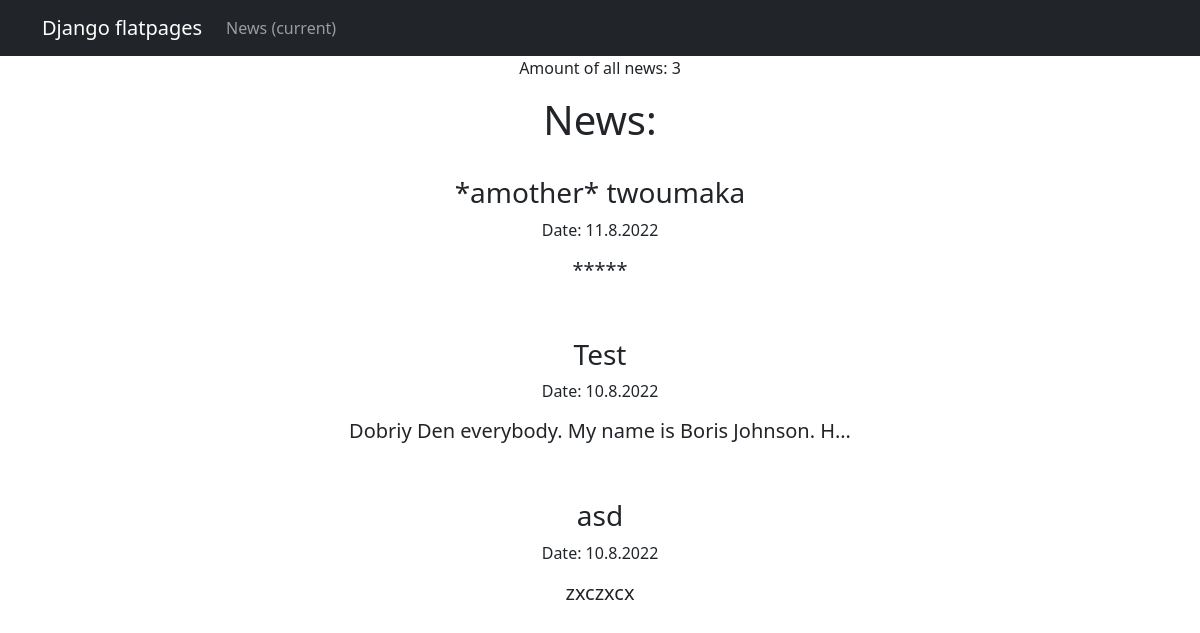
/posts/, run on the app's committed database.
### news/models.py (models this page shows, shortened)
class Post(models.Model):
    news = 'NE'
    article = 'AR'
    NEWS_OR_ARTICLE = [
        (news, 'News'),
        (article, 'Article')
    ]
    author = models.ForeignKey(Author, on_delete=models.CASCADE, default=news)
    n_or_a = models.CharField(max_length=2, choices=NEWS_OR_ARTICLE)
    create_date = models.DateTimeField(auto_now_add=True)
    category = models.ManyToManyField(Category, through='PostCategory')
    title = models.CharField(max_length=120)
    body = models.TextField()
    post_rating = models.SmallIntegerField(default=0)

### news/views.py (the view)
# urls.py: path('', PostList.as_view()),
class PostList(ListView):
    model = Post
    template_name = "posts.html"
    context_object_name = "posts"
    queryset = Post.objects.order_by('-create_date')

### news/templatetags/news_filters.py (called while the page is built)
@register.filter(
    name='censor'
)
def censor(value):
    bad_words = ['fuck', 'bitch', 'bastard']
    if isinstance(value, str):
        for word in bad_words:
            if word in str(value):
                return str(value.replace(word, '*'))
            return str(value)

### templates/posts.html (shortened to what this page needs)
{% extends 'flatpages/default.html' %}
{% load news_filters %}
{% block content %}
    {% if posts %}
        <p>Amount of all news: {{ posts|length }}</p>
        <h1>News:</h1>
        <br>
        {% for post in posts %}
            <h3>{{ post.title|censor }}</h3>
            <p>Date: {{ post.create_date.day }}.{{ post.create_date.month }}.{{ post.create_date.year }}</p>
            <h5>{{ post.body|censor|truncatechars:50 }}</h5>
            <br>
            <br>
        {% endfor %}
    {% endif %}
{% endblock content %}

### templates/flatpages/default.html (shortened to what this page needs)
{% load static %}
<html lang="en">
<head>
  <link href="{% static 'css/styles.css' %}" rel="stylesheet">
</head>
<body>
  <nav class="navbar navbar-expand-lg navbar-dark bg-dark static-top">
    <div class="container">
      <a class="navbar-brand" href="#">Django flatpages</a>
      <div class="collapse navbar-collapse" id="navbarResponsive">
        <ul class="navbar-nav ml-auto">
          <li class="nav-item active">
            <a class="nav-link" href="/news/">News
              <span class="sr-only">(current)</span>
            </a>
          </li>
        </ul>
      </div>
    </div>
  </nav>
  <div class="container">
    <div class="row">
      <div class="col-lg-12 text-center">
       {% block content %}{% endblock content %}
      </div>
    </div>
  </div>
</body>
</html>

### data on the page
Post: title|censor "*amother* twoumaka", create_date.day "11", create_date.month "8", create_date.year "2022", body|censor "*****"
Post: title|censor "Test", create_date.day "10", create_date.month "8", create_date.year "2022", body|censor "Dobriy Den everybody. My name is Boris Johnson. H…"
Post: title|censor "asd", create_date.day "10", create_date.month "8", create_date.year "2022", body|censor "zxczxcx"

### other printed values
{{ posts|length }} "3"
